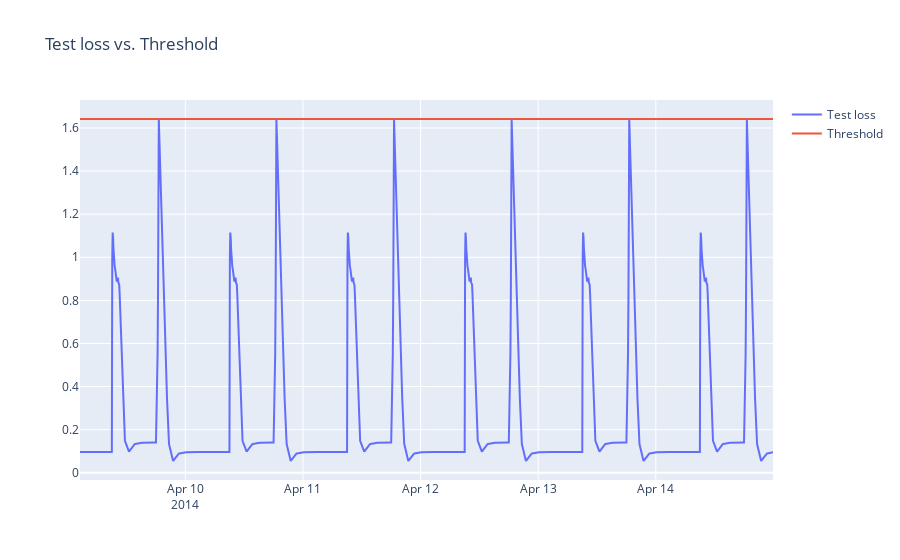

The notebook cell this image was saved under:
### Code cell
fig = go.Figure()
fig.add_trace(go.Scatter(x=anomaly_df['timestamp'], y=anomaly_df['loss'], name='Test loss'))
fig.add_trace(go.Scatter(x=anomaly_df['timestamp'], y=anomaly_df['threshold'], name='Threshold'))
fig.update_layout(showlegend=True, title='Test loss vs. Threshold')
fig.show()

### Figure 1 — Plotly figure (JSON) as saved in the notebook; plotly's stock layout.template omitted (floating-point values rounded to 4 significant figures; data arrays with more than 128 entries replaced by an {"elided": "..."} marker saying what was removed)
{"data": [{"name": "Test loss", "type": "scatter", "x": {"elided": "1698 str values"}, "y": {"elided": "1698 float values"}}, {"name": "Threshold", "type": "scatter", "x": {"elided": "1698 str values"}, "y": {"elided": "1698 float values"}}], "layout": {"showlegend": true, "title": {"text": "Test loss vs. Threshold"}}}
